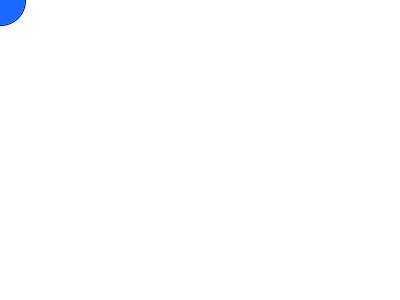
Frame 1 (no input)
Frame 60 (the mouse pressed at the canvas centre just before this capture): identical to frame 1, image omitted
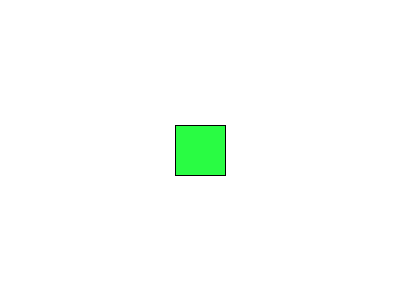
Frame 120 (the mouse held since frame 60 and released just before this capture)

The Processing sketch that drew these frames (run headless with seeded random() and noise(); from frame 60 on, the mouse is pressed at the canvas centre):

// Processing sketch: processing_105188
// ── processing_105188.pde

boolean mouseOnTop;
boolean mouseOnLeft;

void setup() {
  size(400, 300);
  background(255);
  rectMode(CENTER); // draw rect from center instead of top left

  mouseOnTop = false;
  mouseOnLeft = false;
}

void draw() {
  background(255);
  // compare mouse position
  if (mouseX >= width/2) {
    mouseOnLeft = false;
  } 
  else {
    mouseOnLeft = true;
  }
  if (mouseY >= height/2) {
    mouseOnTop = false;
  } 
  else {
    mouseOnTop = true;
  }

  print("mouseOnLeft: ");
  println(mouseOnLeft);
  print("mouseOnTop: ");
  println(mouseOnTop);

  if (mouseOnTop == true) {
    // mouse is on top
    fill(26, 104, 255); // blue
    if (mouseOnLeft == true) {
      // mouse is on top AND mouse is on left
      ellipse(mouseX, mouseY, 50, 50);
    } 
    else {
      // mouse is on top BUT mouse is on right
      rect(mouseX, mouseY, 50, 50);
    }
  }

  else {
    fill(41, 252, 67); // green
    // mouse on bottom
    if (mouseOnLeft == true) {
      // mouse is on bottom AND left
      ellipse(mouseX, mouseY, 50, 50);
    } 
    else {
      // mouse is on bottom AND right
      rect(mouseX, mouseY, 50, 50);
    }
  }
}
